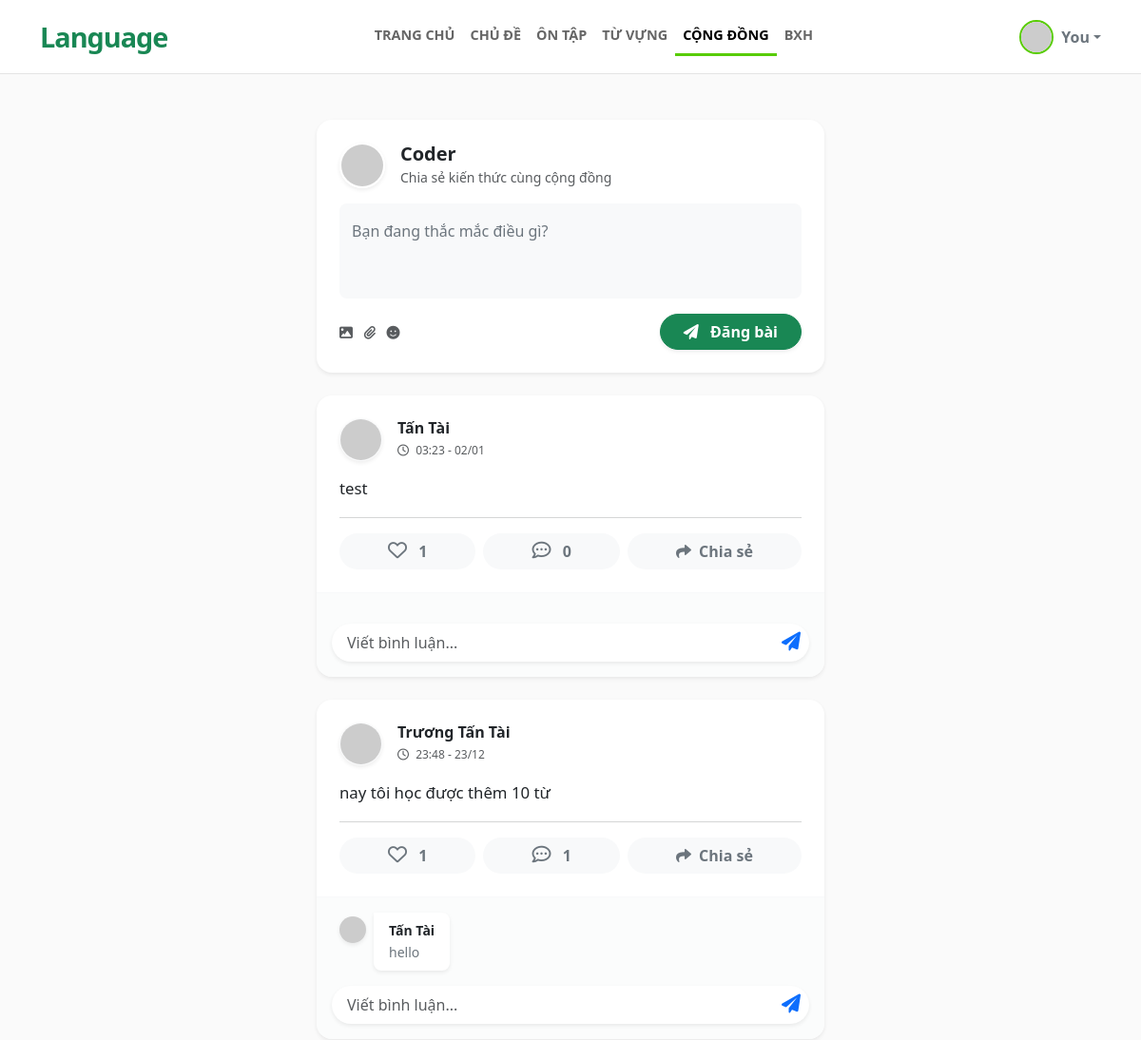
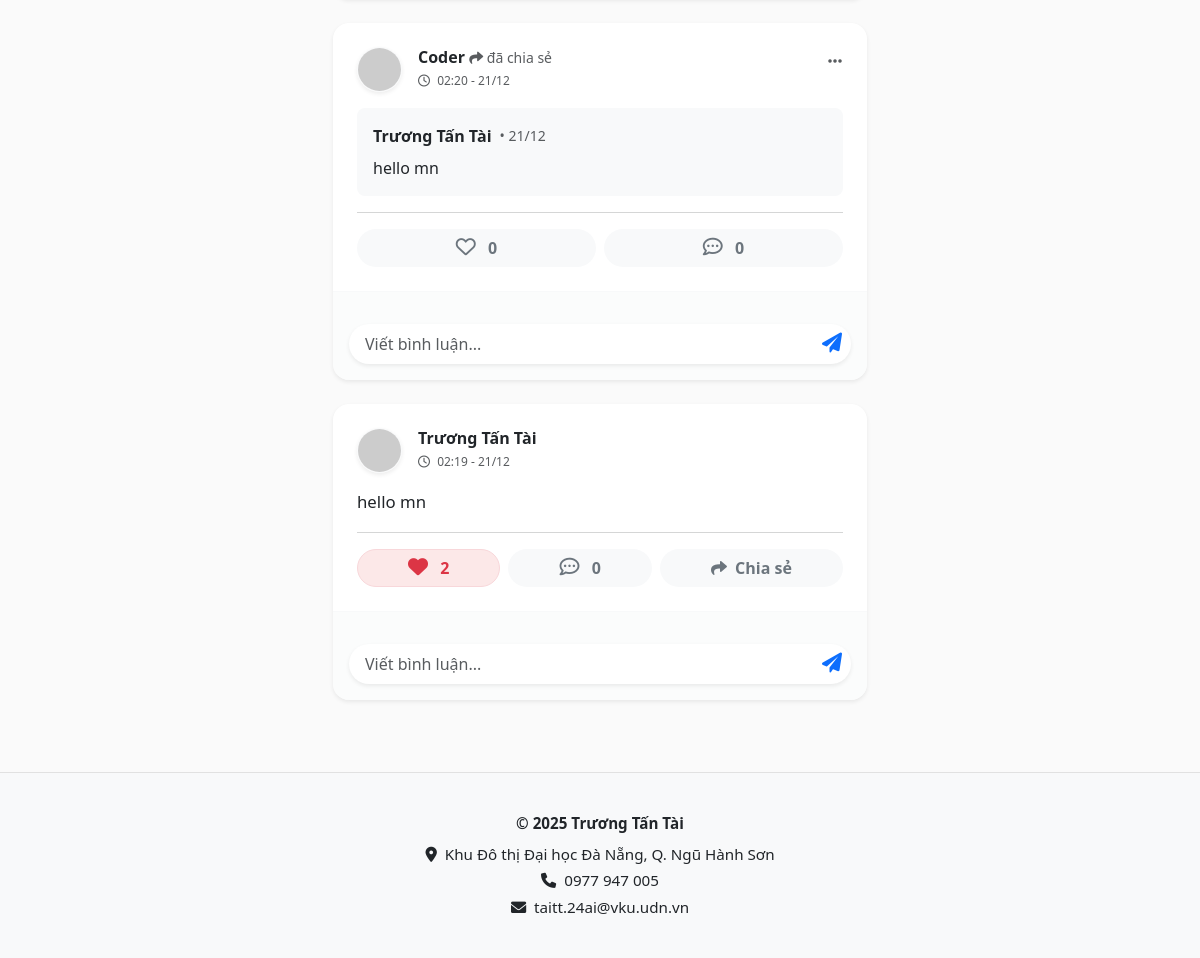
/community (signed in), run on the app's committed database (2 pictures, top to bottom).
### app.py (models this page shows)
class User(db.Model):
    id = db.Column(db.Integer, primary_key=True)
    username = db.Column(db.String(20), unique=True, nullable=False)
    email = db.Column(db.String(120), unique=True, nullable=False)
    fullname = db.Column(db.String(100), nullable=False)
    password = db.Column(db.String(60), nullable=False)
    posts = db.relationship('Post', backref='author', lazy=True)
    comments = db.relationship('Comment', backref='author', lazy=True)

class Post(db.Model):
    id = db.Column(db.Integer, primary_key=True)
    content = db.Column(db.Text, nullable=True)
    date_posted = db.Column(db.DateTime, nullable=False, default=datetime.now)
    user_id = db.Column(db.Integer, db.ForeignKey('user.id'), nullable=False)
    original_post_id = db.Column(db.Integer, db.ForeignKey('post.id'), nullable=True)
    shares = db.relationship('Post',
                             backref=db.backref('original', remote_side=[id]),
                             cascade="all, delete-orphan")
    comments = db.relationship('Comment', backref='post', lazy=True, cascade="all, delete-orphan")
    likes = db.relationship('Like', backref='post', lazy=True, cascade="all, delete-orphan")
    def is_liked_by(self, user_id):
        return Like.query.filter_by(user_id=user_id, post_id=self.id).first() is not None

class Comment(db.Model):
    id = db.Column(db.Integer, primary_key=True)
    content = db.Column(db.Text, nullable=False)
    date_posted = db.Column(db.DateTime, nullable=False, default=datetime.now)
    user_id = db.Column(db.Integer, db.ForeignKey('user.id'), nullable=False)
    post_id = db.Column(db.Integer, db.ForeignKey('post.id'), nullable=False)

### app.py (the view)
@app.route('/community')
def community():
    if 'user' not in session: return redirect(url_for('login'))
    posts = Post.query.order_by(Post.date_posted.desc()).all()
    current_user = User.query.filter_by(username=session['user']).first()
    if not current_user:
        session.pop('user', None)
        return redirect(url_for('login'))
    return render_template('community.html', page_name='community', posts=posts, current_user=current_user)

### templates/community.html (shortened to what this page needs)
{% extends "base.html" %}
{% block content %}
<div class="container py-4">
    <div class="row justify-content-center">
        <div class="col-md-8 col-lg-6">
            <div class="card border-0 shadow-sm rounded-4 mb-4 overflow-hidden">
                <div class="card-body p-4">
                    <div class="d-flex align-items-center mb-3">
                        <img src="https://ui-avatars.com/api/?name={{ current_user.fullname }}&background=58cc02&color=fff"
                             class="rounded-circle me-3 border border-2 border-white shadow-sm" width="48" height="48">
                        <div>
                            <h5 class="fw-bold mb-0 text-dark">
                                <a href="/profile/{{ current_user.username }}" class="text-decoration-none text-dark">
                                    {{ current_user.fullname }}
                                </a>
                            </h5>
                            <small class="text-muted">Chia sẻ kiến thức cùng cộng đồng</small>
                        </div>
                    </div>
                    <form action="/create_post" method="POST">
                        <div class="form-floating mb-3">
                            <textarea name="content" class="form-control bg-light border-0 rounded-3"
                                      placeholder="Bạn đang nghĩ gì?" id="postContent" style="height: 100px; resize: none;" required></textarea>
                            <label for="postContent" class="text-secondary">Bạn đang thắc mắc điều gì?</label>
                        </div>
                        <div class="d-flex justify-content-between align-items-center">
                            <div class="text-muted small">
                                <i class="fas fa-image me-2 cursor-pointer hover-icon"></i>
                                <i class="fas fa-paperclip me-2 cursor-pointer hover-icon"></i>
                                <i class="fas fa-smile me-2 cursor-pointer hover-icon"></i>
                            </div>
                            <button type="submit" class="btn btn-success rounded-pill px-4 fw-bold shadow-sm transition-hover">
                                <i class="fas fa-paper-plane me-2"></i> Đăng bài
                            </button>
                        </div>
                    </form>
                </div>
            </div>
            {% for post in posts %}
            <div class="card border-0 shadow-sm rounded-4 mb-4 post-card animate-fade-in">
                <div class="card-body p-4">
                    <div class="d-flex justify-content-between align-items-start mb-3">
                        <div class="d-flex align-items-center">
                            <img src="https://ui-avatars.com/api/?name={{ post.author.fullname }}&background={{ (loop.index * 123) % 360 }}&color=fff"
                                 class="rounded-circle me-3 border border-1 border-light shadow-sm" width="45" height="45">
                            <div>
                                <h6 class="fw-bold text-dark mb-0">
                                    <a href="/profile/{{ post.author.username }}" class="text-decoration-none text-dark">{{ post.author.fullname }}</a>
                                    {% if post.original %}
                                        <span class="fw-normal text-muted small"> <i class="fas fa-share"></i> đã chia sẻ</span>
                                    {% endif %}
                                </h6>
                                <small class="text-muted" style="font-size: 0.75rem;">
                                    <i class="far fa-clock me-1"></i> {{ post.date_posted.strftime('%H:%M - %d/%m') }}
                                </small>
                            </div>
                        </div>
                        {% if post.author.username == session['user'] %}
                        <div class="dropdown">
                            <button class="btn btn-link text-muted p-0" type="button" data-bs-toggle="dropdown">
                                <i class="fas fa-ellipsis-h"></i>
                            </button>
                        </div>
                        {% endif %}
                    </div>
                    {% if post.content %}
                    <p class="card-text text-dark mb-3" style="font-size: 1.05rem; line-height: 1.6;">
                        {{ post.content }}
                    </p>
                    {% endif %}
                    {% if post.original %}
                    <div class="card bg-light border-0 rounded-3 mb-3 p-3">
                        <div class="d-flex align-items-center mb-2">
                            <div class="fw-bold">{{ post.original.author.fullname }}</div>
                            <small class="text-muted ms-2">• {{ post.original.date_posted.strftime('%d/%m') }}</small>
                        </div>
                        <div>{{ post.original.content }}</div>
                    </div>
                    {% endif %}
                    <hr class="text-muted opacity-10 my-3">
                    <div class="d-flex gap-2">
                        <a href="/like/{{ post.id }}" class="btn btn-light rounded-pill px-3 flex-grow-1 action-btn {% if post.is_liked_by(current_user.id) %}active-like{% endif %}">
                            <i class="{% if post.is_liked_by(current_user.id) %}fas text-danger heart-beat{% else %}far text-secondary{% endif %} fa-heart fs-5 me-2"></i>
                            <span class="fw-bold {% if post.is_liked_by(current_user.id) %}text-danger{% else %}text-secondary{% endif %}">
                                {{ post.likes|length }}
                            </span>
                        </a>
                        <button class="btn btn-light rounded-pill px-3 flex-grow-1 action-btn">
                            <i class="far fa-comment-dots fs-5 me-2 text-secondary"></i>
                            <span class="fw-bold text-secondary">{{ post.comments|length }}</span>
                        </button>
                        {% if not post.original and post.author.username != session['user'] %}
                        <a href="javascript:void(0);"
                           data-share-url="/share_post/{{ post.id }}"
                           class="btn btn-light rounded-pill px-3 flex-grow-1 action-btn"
                           onclick="confirmShare(this)">
                            <i class="fas fa-share text-secondary"></i>
                            <span class="ms-1 fw-bold text-secondary">Chia sẻ</span>
                        </a>
                        {% endif %}
                    </div>
                </div>
                <div class="bg-light bg-opacity-50 p-3 rounded-bottom-4 border-top border-light">
                    <div class="comments-list mb-3 px-2">
                        {% for comment in post.comments %}
                        <div class="d-flex mb-2 align-items-start">
                            <img src="https://ui-avatars.com/api/?name={{ comment.author.fullname }}&background={{ (loop.index * 53) % 360 }}&size=28&color=fff"
                                 class="rounded-circle me-2 mt-1 shadow-sm" width="28" height="28">
                            <div class="bg-white p-2 px-3 rounded-3 shadow-sm d-inline-block" style="border-top-left-radius: 0 !important; max-width: 85%;">
                                <div class="fw-bold text-dark small mb-0">{{ comment.author.fullname }}</div>
                                <span class="text-secondary small">{{ comment.content }}</span>
                            </div>
                        </div>
                        {% endfor %}
                    </div>
                    <form action="/comment/{{ post.id }}" method="POST" class="position-relative">
                        <input type="text" name="content" class="form-control rounded-pill ps-3 pe-5 py-2 border-0 shadow-sm"
                               placeholder="Viết bình luận..." required>
                        <button type="submit" class="btn btn-link text-primary position-absolute top-50 end-0 translate-middle-y me-2 p-0 hover-scale">
                            <i class="fas fa-paper-plane fs-5"></i>
                        </button>
                    </form>
                </div>
            </div>
            {% endfor %}
        </div>
    </div>
</div>
{% endblock %}

### static/css/style.css (style rules this page uses)
body { background-color: #fafafa; }
.cursor-pointer { cursor: pointer; }
.hover-scale { transition: transform 0.3s ease; }
.animate-fade-in { animation: fadeIn 0.5s ease-out forwards; opacity: 0; transform: translateY(10px); }
.transition-hover { transition: transform 0.2s; }
.post-card { transition: box-shadow 0.3s ease; }
.action-btn { transition: background-color 0.2s; border: 1px solid transparent; }
.active-like { background-color: #fce8e8; border-color: #f8d7da; }
.heart-beat { animation: heartBeat 0.3s ease-in-out; }
.post-card:nth-child(2) { animation-delay: 0.2s; }
.post-card:nth-child(3) { animation-delay: 0.3s; }
.text-primary { color: #0d6efd !important; }

### data on the page
User: fullname "Coder"
Post: author.fullname "Tấn Tài", date_posted "03:23 - 02/01", content "test", likes|length "1", comments|length "0"
Post: author.fullname "Trương Tấn Tài", date_posted "23:48 - 23/12", content "nay tôi học được thêm 10 từ", likes|length "1", comments|length "1"
Comment: author.fullname "Tấn Tài", content "hello"
Post: author.fullname "Coder", shows "đã chia sẻ", date_posted "02:20 - 21/12", original.author.fullname "Trương Tấn Tài", original.date_posted "21/12", original.content "hello mn", likes|length "0", comments|length "0"
Post: author.fullname "Trương Tấn Tài", date_posted "02:19 - 21/12", content "hello mn", likes|length "2", comments|length "0"

### other printed values
{{ session.get('short_name', 'You') }} "You"
